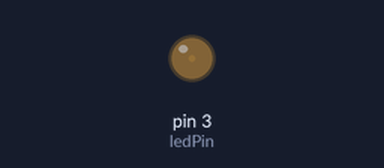
Bench run of a sketch on a simulated Arduino Uno, built with avr-gcc and run on an emulated ATmega328P. Parts: output pins drawn as LEDs (lit = HIGH).

Above: at 0.05 s.
At 1.55 s:
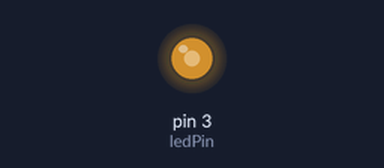
At 2.8 s:
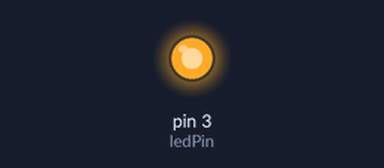
At 5.55 s:
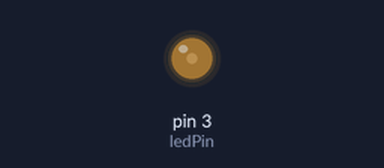
Timing chart, 0 to 9.2 s (numbered marks = the images above):
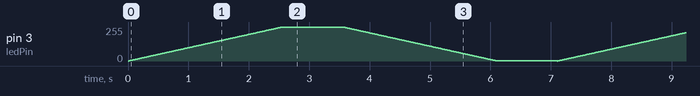

The sketch:

Arduino-Matrix-Of-Leadership.ino
```cpp
#include <Arduino.h>

// Declaracion de Pines
const int ledPin = 3;

// Variables para controlar LEDs
int delayONSegundos     = 1;
int delayOFFSegundos    = 1;
int velocidadEncendido  = 10;
int velocidadApagado    = 0;

void breathingEffect() {
  for (int ledForce = 0; ledForce < 255; ledForce++) {
    analogWrite(ledPin, ledForce);
    delay(velocidadEncendido);
  }

  delay(delayONSegundos);

  for (int ledForce = 255; ledForce > 0; ledForce--) {
    analogWrite(ledPin, ledForce);
    delay(velocidadApagado);
  }
  delay(delayOFFSegundos);
}

void setup() {
  Serial.begin(9600);
  pinMode(ledPin, OUTPUT);
  if (velocidadApagado <= 0)
    velocidadApagado = velocidadEncendido;

  delayONSegundos = delayONSegundos * 1000;
  delayOFFSegundos = delayOFFSegundos * 1000;
}
// 1
void loop() {
  breathingEffect();
}
```
